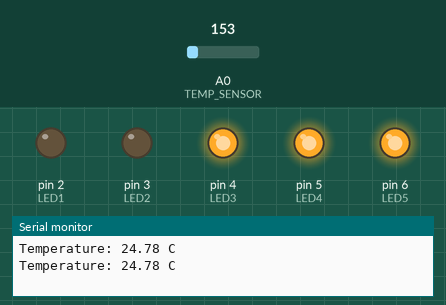
Recording of a sketch running on a simulated Arduino Uno, built with avr-gcc and run on an emulated ATmega328P. Shown: output pins drawn as LEDs (lit = HIGH), the last lines printed to the serial monitor. Inputs (shaded band) come from the test bench; at power-on: A0 (TEMP_SENSOR) = 153.

Above: at 1.8 s.
1.9 s: A0 (TEMP_SENSOR) set to 181
At 2.5 s:
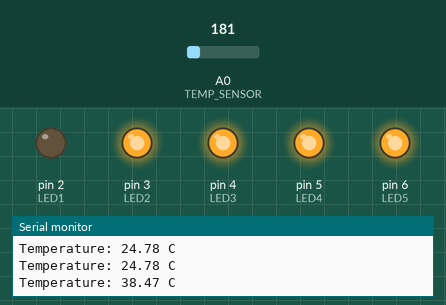
3.5 s: A0 (TEMP_SENSOR) set to 191
At 5.2 s:
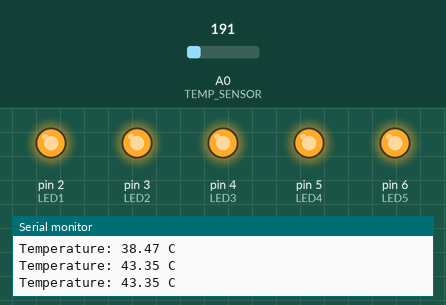
5.5 s: A0 (TEMP_SENSOR) set to 133
At 6.7 s:
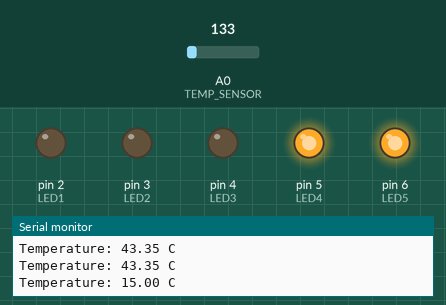
7.5 s: A0 (TEMP_SENSOR) set to 113
At 9.2 s:
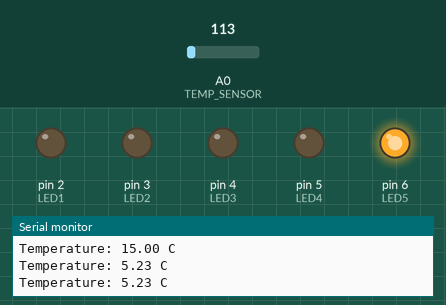
9.5 s: A0 (TEMP_SENSOR) set to 165
At 11.0 s:
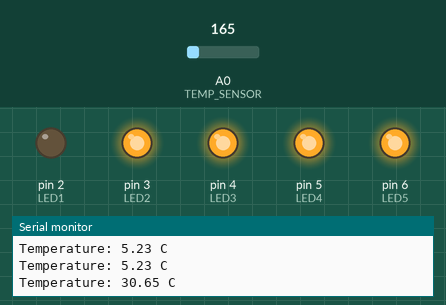
11.5 s: A0 (TEMP_SENSOR) set to 114
At 12.5 s:
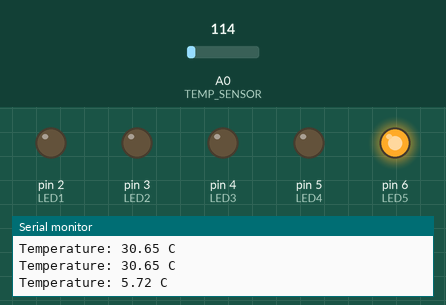
Timing chart, 0 to 14.5 s (numbered marks = the images above; inputs shaded):
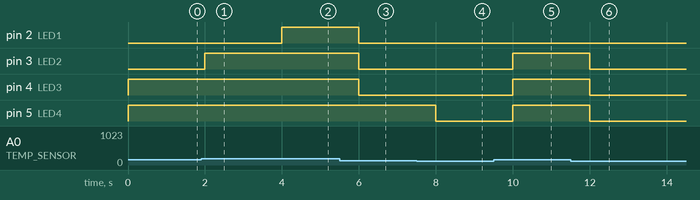

Measured:
- the behaviour switches between 163 and 164 on A0 (TEMP_SENSOR) (found by bisection; images 0 and 1)
- the behaviour switches between 123 and 122 on A0 (TEMP_SENSOR) (found by bisection; images 3 and 4)
- after the input at 1.9 s, pin 3 (LED2): LOW → HIGH after 0.10 s
- after the input at 3.5 s, pin 2 (LED1): LOW → HIGH after 0.50 s
- after the input at 5.5 s, pin 2 (LED1), pin 3 (LED2), pin 4 (LED3): HIGH → LOW after 0.50 s
- after the input at 7.5 s, pin 5 (LED4): HIGH → LOW after 0.50 s
- after the input at 9.5 s, pin 3 (LED2), pin 4 (LED3), pin 5 (LED4): LOW → HIGH after 0.50 s
- after the input at 11.5 s, pin 3 (LED2), pin 4 (LED3), pin 5 (LED4): HIGH → LOW after 0.50 s

The sketch:

InterruptsOnTimer.ino
```cpp
// (C) Jitish Rajankumar Padhya, Raghav Tengse, Utkarsh Singh, group: 23 (2024)
// Work package 4
// Exercise 1:
// Submission code: 2351823

// several aspects inspired from WP3-3.1
// Define pins for all LEDs
#define LED1 2
#define LED2 3
#define LED3 4
#define LED4 5
#define LED5 6

// Define temperature semsor analog pin
#define TEMP_SENSOR A0

// Define temperature ranges in degrees celsius
#define TEMP_RANGE0 0
#define TEMP_RANGE1 10
#define TEMP_RANGE2 20
#define TEMP_RANGE3 30
#define TEMP_RANGE4 40

void setup() { // Runs once everytime it is started or restarted

  // Configures the pins connected to LEDs as output pins
  pinMode(LED1, OUTPUT);
  pinMode(LED2, OUTPUT);
  pinMode(LED3, OUTPUT);
  pinMode(LED4, OUTPUT);
  pinMode(LED5, OUTPUT);

  Serial.begin(9600); // initialise serial communication (for testing)

  // Timer interrupter
  // https://www.tinkercad.com/things/eS19mAQ9aYu-arduino-timer-interrupt
  cli(); // disable global interrupts (clear interrupt flag)

  // reset values
  TCCR1A = 0; //timer control register A for Timer1
  TCCR1B = 0; //timer control register B for Timer1
  TCNT1 = 0; // counter value, set to zero to begin counting from 0 till interrupt value below

  OCR1A = 15624; // Output compare: when this value is reached (1 hz), interrupt ((16*10^6) / (1*1024) - 1 (must be <65536))
  TCCR1B |= (1 << WGM12); // configures CTC: resets timer to 0 when OCR1A value is reached
  TCCR1B |= (1 << CS12) | (1 << CS10); // Prescaler set to 1024 (intervals between interrupts
  TIMSK1 |= (1 << OCIE1A); // interrupt service routine (ISR) occurs
  sei(); //re-enable global interrupts (set interrupt flag)
}

// method is called when counter matches OCR1A value
ISR(TIMER1_COMPA_vect) { // Timer1 ISR is used (1 hz)
  float temp = readTemperature(); // get temperature in degrees celsius

  // First turn off all LEDs
  for (int i = LED1; i <= LED5; i++) {
    digitalWrite(i, LOW);
  }

  // If loops to turn on the right set of LEDs depending on the range of temperature
  if (temp < TEMP_RANGE0){ // temperature less than 0
  	// No LEDs
  }
  else if (temp < TEMP_RANGE1) { // temperature less than 10
    digitalWrite(LED5, HIGH);    // 1 LEDs
  }
  else if (temp < TEMP_RANGE2) { // temperature less than 20
    digitalWrite(LED5, HIGH);	 // 2 LEDs from the left are on
    digitalWrite(LED4, HIGH);
  }
  else if (temp < TEMP_RANGE3) { // temperature less than 30
    digitalWrite(LED5, HIGH);	 // 3 LEDs from the left are on
    digitalWrite(LED4, HIGH);
    digitalWrite(LED3, HIGH);
  }
  else if (temp < TEMP_RANGE4) { // temperature less than 40
    digitalWrite(LED5, HIGH);	 // 4 LEDs from the left are on
    digitalWrite(LED4, HIGH);
    digitalWrite(LED3, HIGH);
    digitalWrite(LED2, HIGH);
  }else{	// // temperature greater than or equal to 40
    digitalWrite(LED5, HIGH);	// 5 LEDs from the left are on
    digitalWrite(LED4, HIGH);
    digitalWrite(LED3, HIGH);
    digitalWrite(LED2, HIGH);
    digitalWrite(LED1, HIGH);
  }

  // For testing purposes print temp in monitor:
  Serial.print("Temperature: ");
  Serial.print(temp); // print the float temperature
  Serial.println(" C");
}


float readTemperature() { // Function to read temperature from sensor
  float tempValue = analogRead(TEMP_SENSOR); //analog voltage from the sensor
  float voltage = tempValue * (5.0 / 1023.0); // Convert sensor value to voltage between 0-5V
  float temperature = (voltage - 0.5) * 100; // convert volts to degrees celsius
  return (float)temperature; // return temputrature of type int
}

void loop() {
  // loop occurs in the in the interrupt method when the counter is matched
}
```
